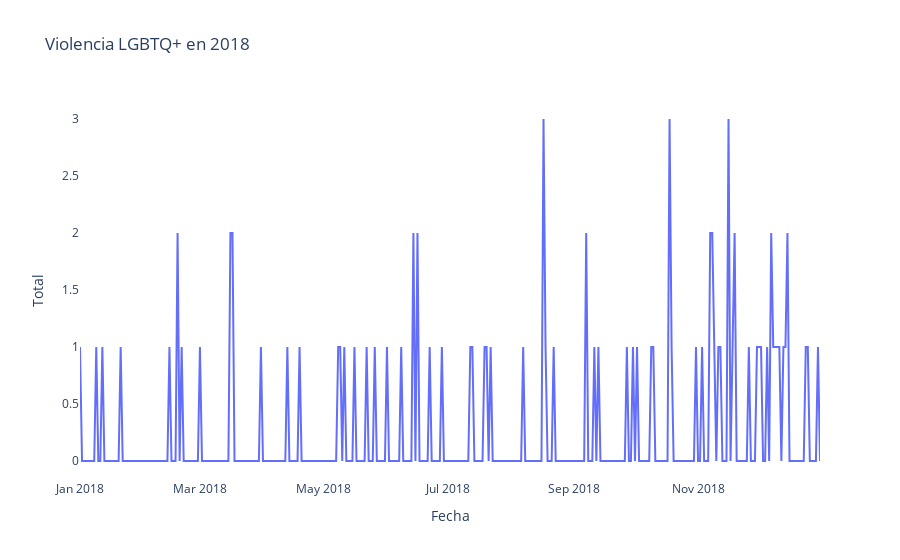
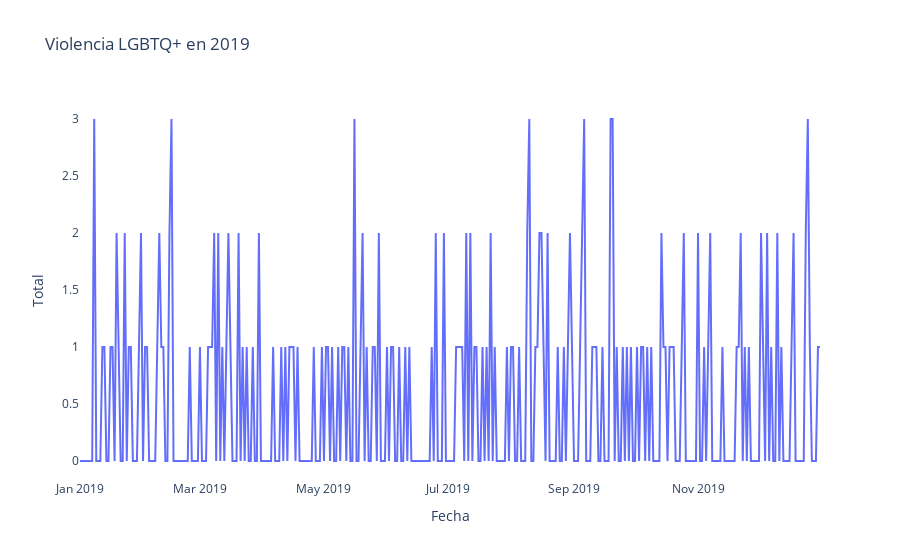
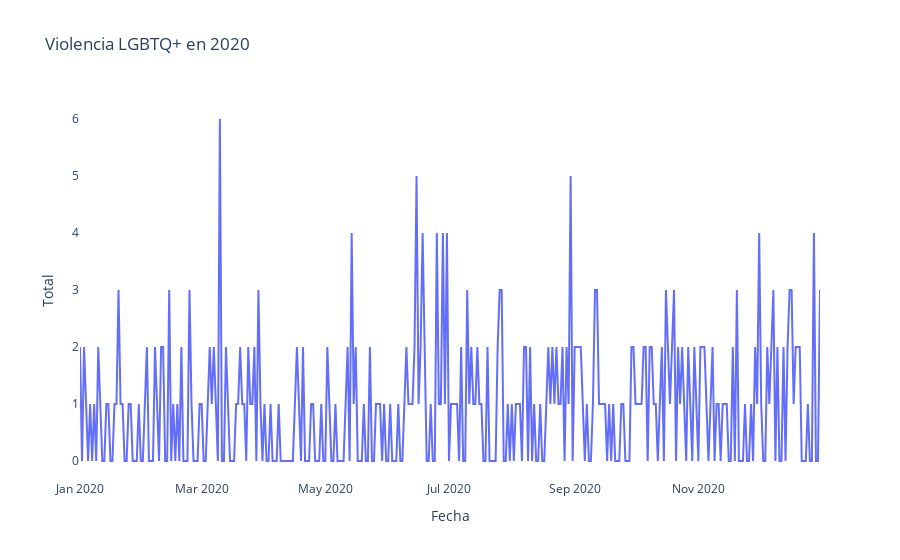
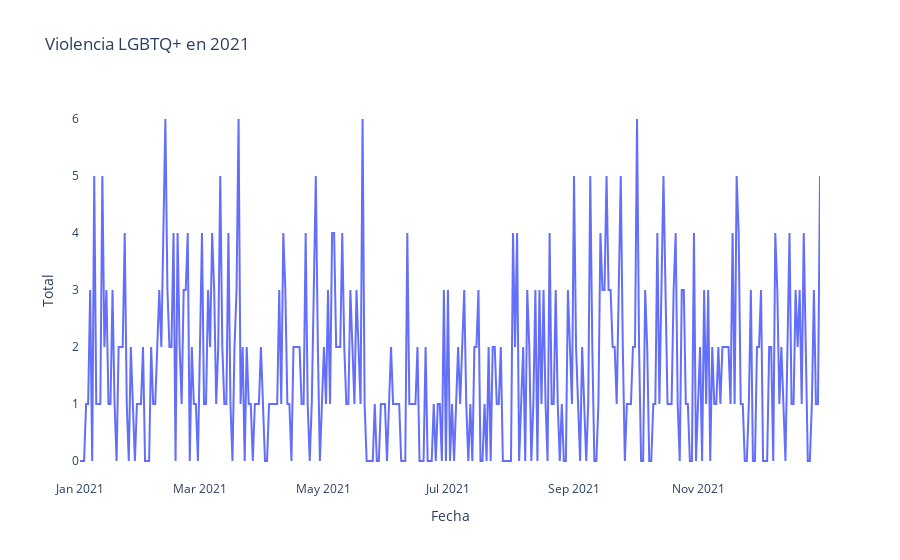

These figures' notebook cell, in order:
### Code cell
# Iteramos por año
for year in years:
    title = f"Violencia LGBTQ+ en {year}"
    fig = px.line(result3.loc[year, :], x='dia_incidente', y='size', labels={'dia_incidente': 'Fecha', 'size': 'Total'}, title=title)
    fig.update_layout(showlegend=True)
    fig.update_layout({
        'plot_bgcolor': 'rgba(0, 0, 0, 0)',
        'paper_bgcolor': 'rgba(0, 0, 0, 0)',
    })


    fig.write_image('../Images/grafica_serie_tiempo_violencia_en_{}.png'.format(year))
    fig.write_image('../Images/grafica_serie_tiempo_violencia_en_{}.svg'.format(year))
    fig.show()

### Figure 1 — Plotly figure (JSON) as saved in the notebook; plotly's stock layout.template omitted (floating-point values rounded to 4 significant figures; data arrays with more than 128 entries replaced by an {"elided": "..."} marker saying what was removed)
{"data": [{"hovertemplate": "Fecha=%{x}<br>Total=%{y}<extra></extra>", "legendgroup": "", "line": {"color": "#636efa", "dash": "solid"}, "marker": {"symbol": "circle"}, "mode": "lines", "name": "", "orientation": "v", "showlegend": false, "type": "scatter", "x": {"elided": "365 str values"}, "xaxis": "x", "y": {"elided": "365 int values"}, "yaxis": "y"}], "layout": {"legend": {"tracegroupgap": 0}, "paper_bgcolor": "rgba(0, 0, 0, 0)", "plot_bgcolor": "rgba(0, 0, 0, 0)", "showlegend": true, "title": {"text": "Violencia LGBTQ+ en 2018"}, "xaxis": {"anchor": "y", "domain": [0, 1], "title": {"text": "Fecha"}}, "yaxis": {"anchor": "x", "domain": [0, 1], "title": {"text": "Total"}}}}

### Figure 2 — Plotly figure (JSON) as saved in the notebook; plotly's stock layout.template omitted (floating-point values rounded to 4 significant figures; data arrays with more than 128 entries replaced by an {"elided": "..."} marker saying what was removed)
{"data": [{"hovertemplate": "Fecha=%{x}<br>Total=%{y}<extra></extra>", "legendgroup": "", "line": {"color": "#636efa", "dash": "solid"}, "marker": {"symbol": "circle"}, "mode": "lines", "name": "", "orientation": "v", "showlegend": false, "type": "scatter", "x": {"elided": "365 str values"}, "xaxis": "x", "y": {"elided": "365 int values"}, "yaxis": "y"}], "layout": {"legend": {"tracegroupgap": 0}, "paper_bgcolor": "rgba(0, 0, 0, 0)", "plot_bgcolor": "rgba(0, 0, 0, 0)", "showlegend": true, "title": {"text": "Violencia LGBTQ+ en 2019"}, "xaxis": {"anchor": "y", "domain": [0, 1], "title": {"text": "Fecha"}}, "yaxis": {"anchor": "x", "domain": [0, 1], "title": {"text": "Total"}}}}

### Figure 3 — Plotly figure (JSON) as saved in the notebook; plotly's stock layout.template omitted (floating-point values rounded to 4 significant figures; data arrays with more than 128 entries replaced by an {"elided": "..."} marker saying what was removed)
{"data": [{"hovertemplate": "Fecha=%{x}<br>Total=%{y}<extra></extra>", "legendgroup": "", "line": {"color": "#636efa", "dash": "solid"}, "marker": {"symbol": "circle"}, "mode": "lines", "name": "", "orientation": "v", "showlegend": false, "type": "scatter", "x": {"elided": "366 str values"}, "xaxis": "x", "y": {"elided": "366 int values"}, "yaxis": "y"}], "layout": {"legend": {"tracegroupgap": 0}, "paper_bgcolor": "rgba(0, 0, 0, 0)", "plot_bgcolor": "rgba(0, 0, 0, 0)", "showlegend": true, "title": {"text": "Violencia LGBTQ+ en 2020"}, "xaxis": {"anchor": "y", "domain": [0, 1], "title": {"text": "Fecha"}}, "yaxis": {"anchor": "x", "domain": [0, 1], "title": {"text": "Total"}}}}

### Figure 4 — Plotly figure (JSON) as saved in the notebook; plotly's stock layout.template omitted (floating-point values rounded to 4 significant figures; data arrays with more than 128 entries replaced by an {"elided": "..."} marker saying what was removed)
{"data": [{"hovertemplate": "Fecha=%{x}<br>Total=%{y}<extra></extra>", "legendgroup": "", "line": {"color": "#636efa", "dash": "solid"}, "marker": {"symbol": "circle"}, "mode": "lines", "name": "", "orientation": "v", "showlegend": false, "type": "scatter", "x": {"elided": "365 str values"}, "xaxis": "x", "y": {"elided": "365 int values"}, "yaxis": "y"}], "layout": {"legend": {"tracegroupgap": 0}, "paper_bgcolor": "rgba(0, 0, 0, 0)", "plot_bgcolor": "rgba(0, 0, 0, 0)", "showlegend": true, "title": {"text": "Violencia LGBTQ+ en 2021"}, "xaxis": {"anchor": "y", "domain": [0, 1], "title": {"text": "Fecha"}}, "yaxis": {"anchor": "x", "domain": [0, 1], "title": {"text": "Total"}}}}
